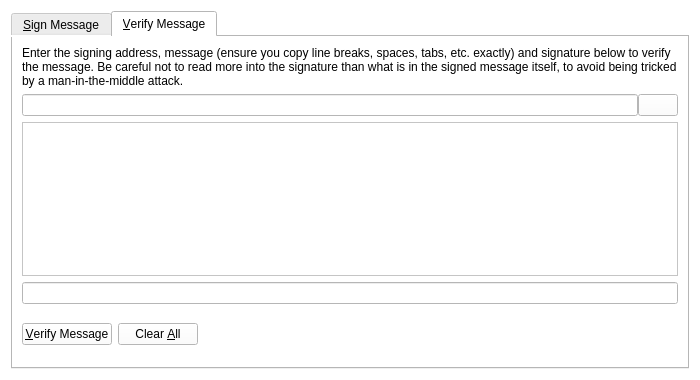
<?xml version="1.0" encoding="UTF-8"?>
<ui version="4.0">
 <class>SignVerifyMessageDialog</class>
 <widget class="QDialog" name="SignVerifyMessageDialog">
  <property name="geometry">
   <rect>
    <x>0</x>
    <y>0</y>
    <width>700</width>
    <height>380</height>
   </rect>
  </property>
  <property name="windowTitle">
   <string>Signatures - Sign / Verify a Message</string>
  </property>
  <property name="styleSheet">
   <string notr="true">background-color: rgb(255, 255, 255);</string>
  </property>
  <property name="modal">
   <bool>true</bool>
  </property>
  <layout class="QVBoxLayout" name="verticalLayout">
   <item>
    <widget class="QTabWidget" name="tabWidget">
     <property name="currentIndex">
      <number>1</number>
     </property>
     <widget class="QWidget" name="tabSignMessage">
      <attribute name="title">
       <string>&amp;Sign Message</string>
      </attribute>
      <layout class="QVBoxLayout" name="verticalLayout_SM">
       <item>
        <widget class="QLabel" name="infoLabel_SM">
         <property name="text">
          <string>You can sign messages with your addresses to prove you own them. Be careful not to sign anything vague, as phishing attacks may try to trick you into signing your identity over to them. Only sign fully-detailed statements you agree to.</string>
         </property>
         <property name="textFormat">
          <enum>Qt::PlainText</enum>
         </property>
         <property name="wordWrap">
          <bool>true</bool>
         </property>
        </widget>
       </item>
       <item>
        <layout class="QHBoxLayout" name="horizontalLayout_1_SM">
         <property name="spacing">
          <number>0</number>
         </property>
         <item>
          <widget class="QValidatedLineEdit" name="addressIn_SM">
           <property name="toolTip">
            <string>The address to sign the message with (e.g. F96m4dNBqCLh7ZYceQnLG7uPuva5mochZK)</string>
           </property>
           <property name="maxLength">
            <number>34</number>
           </property>
          </widget>
         </item>
         <item>
          <widget class="QPushButton" name="addressBookButton_SM">
           <property name="toolTip">
            <string>Choose an address from the address book</string>
           </property>
           <property name="text">
            <string/>
           </property>
           <property name="icon">
            <iconset resource="../bitcoin.qrc">
             <normaloff>:/icons/address-book</normaloff>:/icons/address-book</iconset>
           </property>
           <property name="shortcut">
            <string>Alt+A</string>
           </property>
           <property name="autoDefault">
            <bool>false</bool>
           </property>
          </widget>
         </item>
         <item>
          <widget class="QPushButton" name="pasteButton_SM">
           <property name="toolTip">
            <string>Paste address from clipboard</string>
           </property>
           <property name="text">
            <string/>
           </property>
           <property name="icon">
            <iconset resource="../bitcoin.qrc">
             <normaloff>:/icons/editpaste</normaloff>:/icons/editpaste</iconset>
           </property>
           <property name="shortcut">
            <string>Alt+P</string>
           </property>
           <property name="autoDefault">
            <bool>false</bool>
           </property>
          </widget>
         </item>
        </layout>
       </item>
       <item>
        <widget class="QPlainTextEdit" name="messageIn_SM">
         <property name="toolTip">
          <string>Enter the message you want to sign here</string>
         </property>
        </widget>
       </item>
       <item>
        <layout class="QHBoxLayout" name="horizontalLayout_2_SM">
         <property name="spacing">
          <number>0</number>
         </property>
         <item>
          <widget class="QLineEdit" name="signatureOut_SM">
           <property name="font">
            <font>
             <italic>true</italic>
            </font>
           </property>
           <property name="readOnly">
            <bool>true</bool>
           </property>
          </widget>
         </item>
         <item>
          <widget class="QPushButton" name="copySignatureButton_SM">
           <property name="toolTip">
            <string>Copy the current signature to the system clipboard</string>
           </property>
           <property name="text">
            <string/>
           </property>
           <property name="icon">
            <iconset resource="../bitcoin.qrc">
             <normaloff>:/icons/editcopy</normaloff>:/icons/editcopy</iconset>
           </property>
           <property name="autoDefault">
            <bool>false</bool>
           </property>
          </widget>
         </item>
        </layout>
       </item>
       <item>
        <layout class="QHBoxLayout" name="horizontalLayout_3_SM">
         <item>
          <widget class="QPushButton" name="signMessageButton_SM">
           <property name="toolTip">
            <string>Sign the message to prove you own this JobsCoin address</string>
           </property>
           <property name="text">
            <string>&amp;Sign Message</string>
           </property>
           <property name="icon">
            <iconset resource="../bitcoin.qrc">
             <normaloff>:/icons/edit</normaloff>:/icons/edit</iconset>
           </property>
           <property name="autoDefault">
            <bool>false</bool>
           </property>
          </widget>
         </item>
         <item>
          <widget class="QPushButton" name="clearButton_SM">
           <property name="toolTip">
            <string>Reset all sign message fields</string>
           </property>
           <property name="text">
            <string>Clear &amp;All</string>
           </property>
           <property name="icon">
            <iconset resource="../bitcoin.qrc">
             <normaloff>:/icons/remove</normaloff>:/icons/remove</iconset>
           </property>
           <property name="autoDefault">
            <bool>false</bool>
           </property>
          </widget>
         </item>
         <item>
          <spacer name="horizontalSpacer_1_SM">
           <property name="orientation">
            <enum>Qt::Horizontal</enum>
           </property>
           <property name="sizeHint" stdset="0">
            <size>
             <width>40</width>
             <height>48</height>
            </size>
           </property>
          </spacer>
         </item>
         <item>
          <widget class="QLabel" name="statusLabel_SM">
           <property name="font">
            <font>
             <weight>75</weight>
             <bold>true</bold>
            </font>
           </property>
           <property name="text">
            <string/>
           </property>
           <property name="wordWrap">
            <bool>true</bool>
           </property>
          </widget>
         </item>
         <item>
          <spacer name="horizontalSpacer_2_SM">
           <property name="orientation">
            <enum>Qt::Horizontal</enum>
           </property>
           <property name="sizeHint" stdset="0">
            <size>
             <width>40</width>
             <height>48</height>
            </size>
           </property>
          </spacer>
         </item>
        </layout>
       </item>
      </layout>
     </widget>
     <widget class="QWidget" name="tabVerifyMessage">
      <attribute name="title">
       <string>&amp;Verify Message</string>
      </attribute>
      <layout class="QVBoxLayout" name="verticalLayout_VM">
       <item>
        <widget class="QLabel" name="infoLabel_VM">
         <property name="text">
          <string>Enter the signing address, message (ensure you copy line breaks, spaces, tabs, etc. exactly) and signature below to verify the message. Be careful not to read more into the signature than what is in the signed message itself, to avoid being tricked by a man-in-the-middle attack.</string>
         </property>
         <property name="textFormat">
          <enum>Qt::PlainText</enum>
         </property>
         <property name="alignment">
          <set>Qt::AlignLeading|Qt::AlignLeft|Qt::AlignTop</set>
         </property>
         <property name="wordWrap">
          <bool>true</bool>
         </property>
        </widget>
       </item>
       <item>
        <layout class="QHBoxLayout" name="horizontalLayout_1_VM">
         <property name="spacing">
          <number>0</number>
         </property>
         <item>
          <widget class="QValidatedLineEdit" name="addressIn_VM">
           <property name="toolTip">
            <string>The address the message was signed with (e.g. F96m4dNBqCLh7ZYceQnLG7uPuva5mochZK)</string>
           </property>
           <property name="maxLength">
            <number>34</number>
           </property>
          </widget>
         </item>
         <item>
          <widget class="QPushButton" name="addressBookButton_VM">
           <property name="toolTip">
            <string>Choose an address from the address book</string>
           </property>
           <property name="text">
            <string/>
           </property>
           <property name="icon">
            <iconset resource="../bitcoin.qrc">
             <normaloff>:/icons/address-book</normaloff>:/icons/address-book</iconset>
           </property>
           <property name="shortcut">
            <string>Alt+A</string>
           </property>
           <property name="autoDefault">
            <bool>false</bool>
           </property>
          </widget>
         </item>
        </layout>
       </item>
       <item>
        <widget class="QPlainTextEdit" name="messageIn_VM"/>
       </item>
       <item>
        <widget class="QValidatedLineEdit" name="signatureIn_VM"/>
       </item>
       <item>
        <layout class="QHBoxLayout" name="horizontalLayout_2_VM">
         <item>
          <widget class="QPushButton" name="verifyMessageButton_VM">
           <property name="toolTip">
            <string>Verify the message to ensure it was signed with the specified JobsCoin address</string>
           </property>
           <property name="text">
            <string>&amp;Verify Message</string>
           </property>
           <property name="icon">
            <iconset resource="../bitcoin.qrc">
             <normaloff>:/icons/transaction_0</normaloff>:/icons/transaction_0</iconset>
           </property>
           <property name="autoDefault">
            <bool>false</bool>
           </property>
          </widget>
         </item>
         <item>
          <widget class="QPushButton" name="clearButton_VM">
           <property name="toolTip">
            <string>Reset all verify message fields</string>
           </property>
           <property name="text">
            <string>Clear &amp;All</string>
           </property>
           <property name="icon">
            <iconset resource="../bitcoin.qrc">
             <normaloff>:/icons/remove</normaloff>:/icons/remove</iconset>
           </property>
           <property name="autoDefault">
            <bool>false</bool>
           </property>
          </widget>
         </item>
         <item>
          <spacer name="horizontalSpacer_1_VM">
           <property name="orientation">
            <enum>Qt::Horizontal</enum>
           </property>
           <property name="sizeHint" stdset="0">
            <size>
             <width>40</width>
             <height>48</height>
            </size>
           </property>
          </spacer>
         </item>
         <item>
          <widget class="QLabel" name="statusLabel_VM">
           <property name="font">
            <font>
             <weight>75</weight>
             <bold>true</bold>
            </font>
           </property>
           <property name="text">
            <string/>
           </property>
           <property name="wordWrap">
            <bool>true</bool>
           </property>
          </widget>
         </item>
         <item>
          <spacer name="horizontalSpacer_2_VM">
           <property name="orientation">
            <enum>Qt::Horizontal</enum>
           </property>
           <property name="sizeHint" stdset="0">
            <size>
             <width>40</width>
             <height>48</height>
            </size>
           </property>
          </spacer>
         </item>
        </layout>
       </item>
      </layout>
     </widget>
    </widget>
   </item>
  </layout>
 </widget>
 <customwidgets>
  <customwidget>
   <class>QValidatedLineEdit</class>
   <extends>QLineEdit</extends>
   <header>qvalidatedlineedit.h</header>
  </customwidget>
 </customwidgets>
 <resources>
  <include location="../bitcoin.qrc"/>
 </resources>
 <connections/>
</ui>
